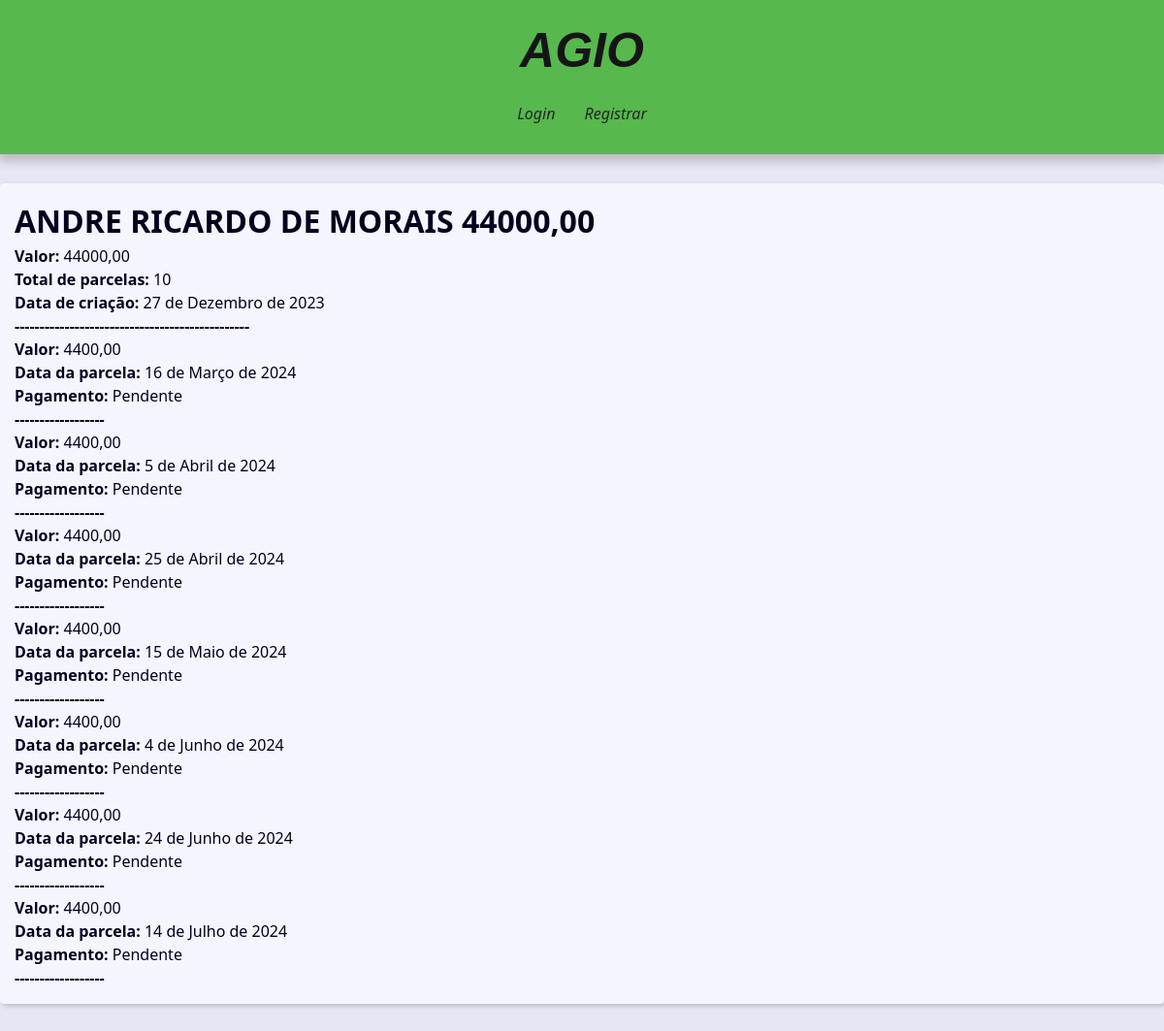
Before: /loan/73/detail/ with the older database file.
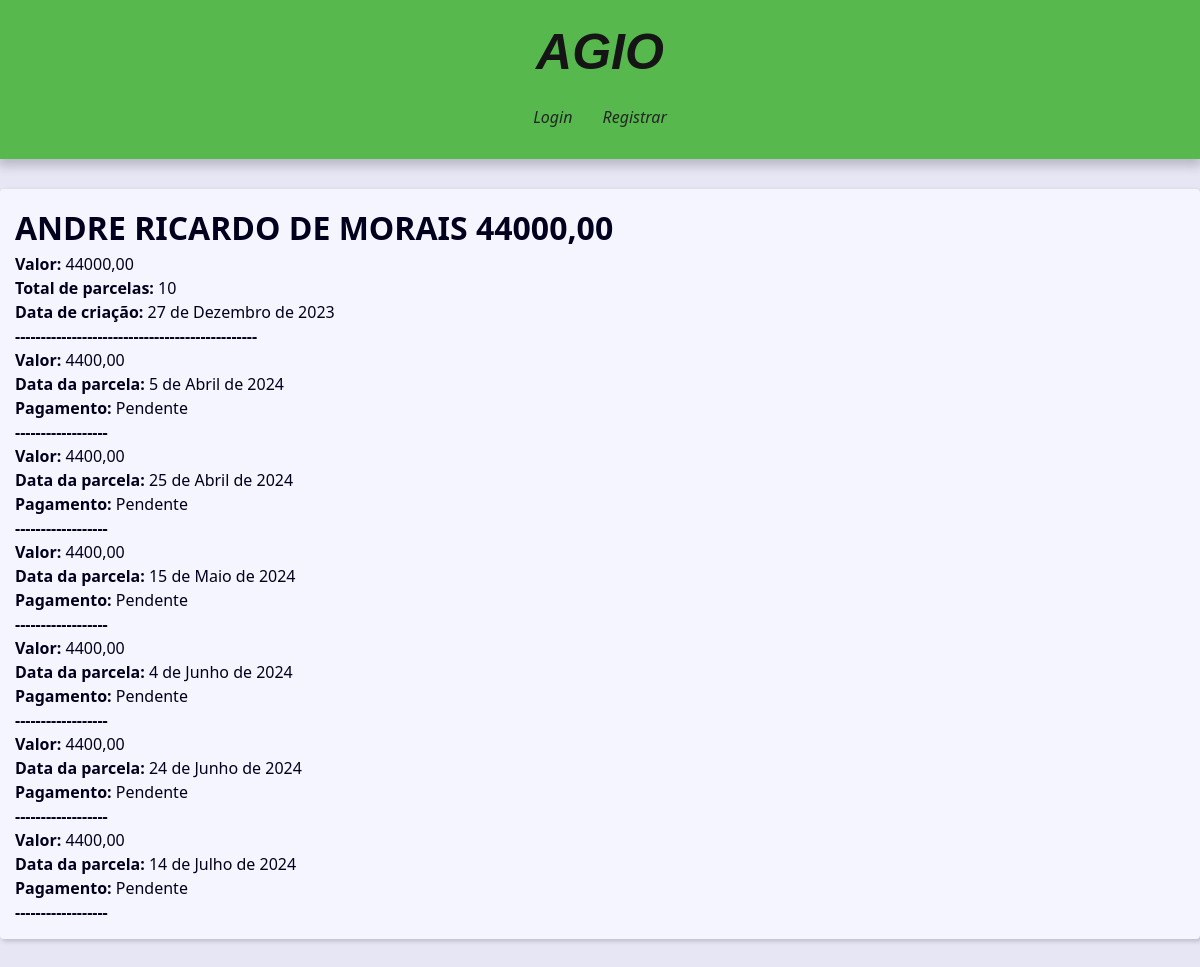
After: the same page with the newer database file.
### contact/models.py (models this page shows, shortened)
class Parcelas(models.Model):
    class Meta:
        verbose_name_plural = 'Parcelas'
        verbose_name = 'Parcela'
    amount_per_installment = models.DecimalField(max_digits=10,
                            decimal_places=2, null=True)
    paid = models.BooleanField(default=False,)
    owner = models.ForeignKey(Loan, on_delete=models.SET_NULL, null=True)
    owner_user = models.ForeignKey(User, on_delete=models.SET_NULL, null=True)
    installment_date = models.DateField(default=timezone.now)

### contact/views/contact_forms.py (the view)
# urls.py: path('loan/<int:loan_id>/detail/', views.loan, name='loan'),
def loan(request, loan_id):
    single_loan = get_object_or_404(Loan, pk=loan_id,)
    single_installments = Parcelas.objects.filter(owner=single_loan)
    context = {
        'loan': single_loan,
        'installments': single_installments,
        }
    return render(request, 'contact/loan.html', context)

### contact/models.py (called while the page is built)
    def __str__(self) -> str:
        return f'{self.first_name} {self.last_name}'

### contact/templates/contact/loan.html (shortened to what this page needs)
{% extends 'base.html' %}
{% block content %}
  <div class="single-loan">
    <h1 class="single-loan">
      {{ loan.owner }} {{ loan.total_amount }}
    </h1>
    <p><b>Valor:</b> {{ loan.total_amount }}</p>
    <p><b>Total de parcelas:</b> {{ loan.total_installments}}</p>
    <p><b>Data de criação:</b> {{ loan.loan_date }}</p>
    <p><b>-----------------------------------------------</b></p>
    {% for parcela in installments %}
    <p><b>Valor:</b> {{ parcela.amount_per_installment }}</p>
    <p><b>Data da parcela:</b> {{ parcela.installment_date }}</p>
    {% if parcela.paid  %}
      <p><b>Pagamento:</b>Pago</p>
    {% else %}
      <p><b>Pagamento:</b> Pendente</p>
    {% endif %}
    <p><b>------------------</b></p>
    {% endfor %}
    </div>
{% endblock content %}

Changed rows visible on the page:
removed Parcelas: amount_per_installment "4400,00", installment_date "16 de Março de 2024", shows "Pagamento:", paid "Pendente"
